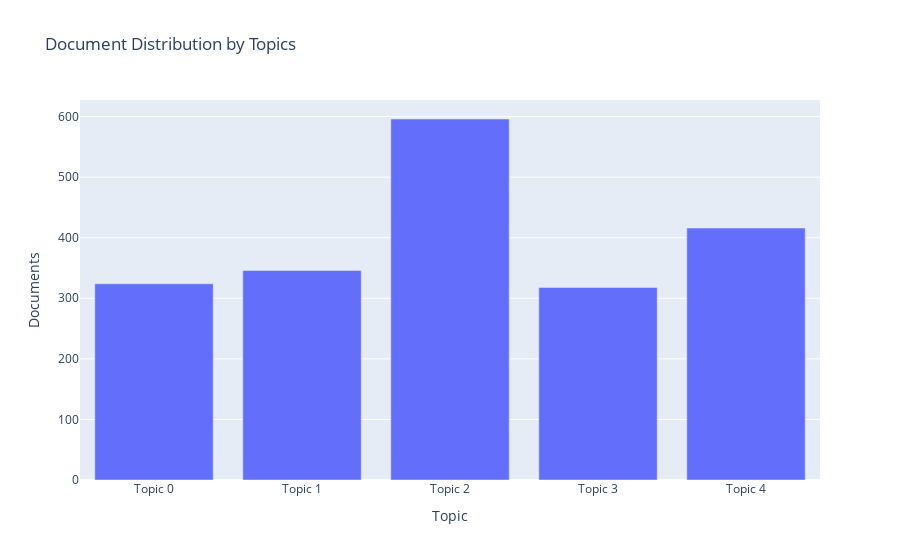

Notebook code cell kept with this figure:
### Code cell
plot_model(lda2, plot = 'topic_distribution')

### Figure 1 — Plotly figure (JSON) as saved in the notebook; plotly's stock layout.template omitted (floating-point values rounded to 4 significant figures)
{"data": [{"alignmentgroup": "True", "customdata": [["bar, add, snack, oil, salt, bread, protein, healthy, price, rice"], ["dog, treat, cat, give, little, day, look, thing, small, feed"], ["tea, drink, bag, water, chip, cookie, price, sugar, sweet, little"], ["chocolate, store, box, say, price, little, come, mix, order, bad"], ["coffee, cup, tea, think, order, strong, price, brew, give, roast"]], "hovertemplate": "Topic=%{x}<br>Documents=%{y}<br>Keyword=%{customdata[0]}<extra></extra>", "legendgroup": "", "marker": {"color": "#636efa", "pattern": {"shape": ""}}, "name": "", "offsetgroup": "", "orientation": "v", "showlegend": false, "textposition": "auto", "type": "bar", "x": ["Topic 0", "Topic 1", "Topic 2", "Topic 3", "Topic 4"], "xaxis": "x", "y": [324, 346, 596, 318, 416], "yaxis": "y"}], "layout": {"barmode": "relative", "legend": {"tracegroupgap": 0}, "title": {"text": "Document Distribution by Topics"}, "xaxis": {"anchor": "y", "domain": [0, 1], "title": {"text": "Topic"}}, "yaxis": {"anchor": "x", "domain": [0, 1], "title": {"text": "Documents"}}}}
